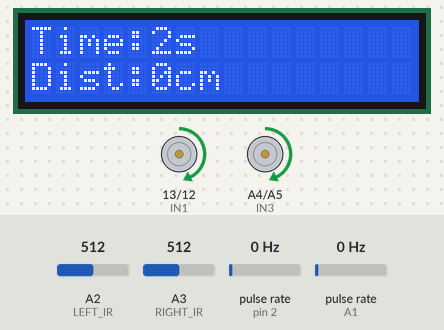
A sketch run on a simulated Arduino Uno, built with avr-gcc and run on an emulated ATmega328P. Shown: 16×2 character LCD, motor-driver pin pairs drawn as motors (green arrow = first pin HIGH = forward, orange = second pin HIGH = backward, longer = more drive, scaled by the enable pin). Wiring (inferred from the names in the program): 2 × pulse sensor: data pin 2 / data A1. The inputs (shaded band) are chosen by the test bench; at power-on: pulse rate (sensors on pin 2, A1) 0 Hz, A2 (LEFT_IR) = 512, A3 (RIGHT_IR) = 512.

Above: at 2.2 s.
2.3 s: pulse rate (sensor on pin 2) set to 15 Hz
At 3.68 s:
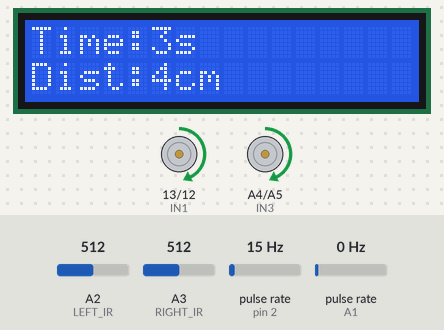
4.1 s: pulse rate (sensor on pin 2) set to 18 Hz
At 4.99 s:
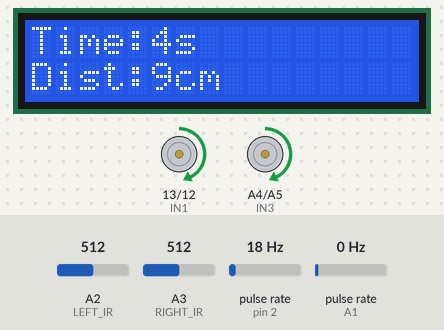
7.1 s: A2 (LEFT_IR) set to 716
At 7.91 s:
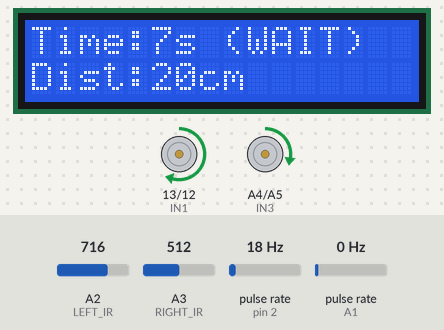
9.6 s: A3 (RIGHT_IR) set to 543
At 10.74 s:
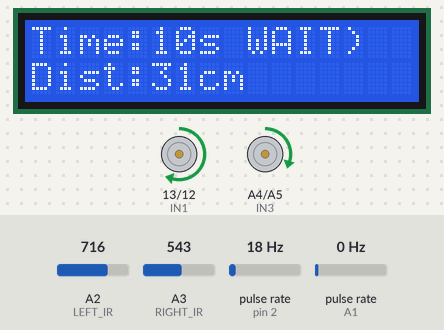
12.4 s: A3 (RIGHT_IR) set to 563
At 13.3 s:
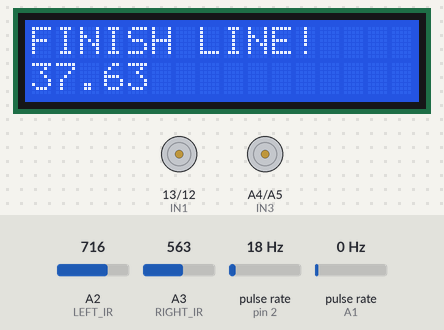
Timing chart, 0 to 14.9 s (numbered marks = the images above; inputs shaded):
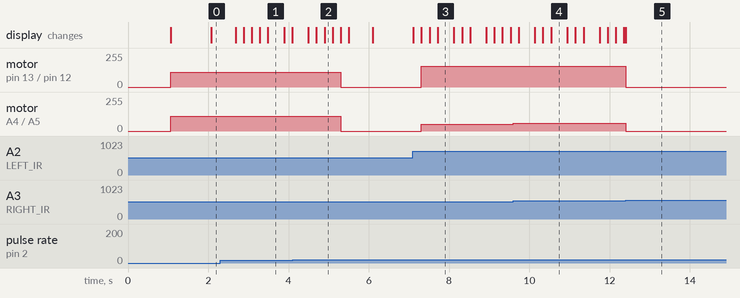

Measured:
- the behaviour switches between 550 and 551 on A3 (RIGHT_IR) (found by bisection; images 4 and 5)
- after the input at 7.1 s, motor on pin 13 (IN1) / pin 12 (IN2): stopped → forward 154/255 after 0.21 s; motor on A4 (IN3) / A5 (IN4): stopped → forward 52/255 after 0.21 s
- after the input at 9.6 s, motor on A4 (IN3) / A5 (IN4): forward 52/255 → forward 60/255 at once
- after the input at 12.4 s, motor on pin 13 (IN1) / pin 12 (IN2): forward 154/255 → stopped at once; motor on A4 (IN3) / A5 (IN4): forward 60/255 → stopped at once; the display: changes at once (image 5)
- what the display in image 1 shows lasts 0.4 s, from 3.5 s to 3.9 s

The sketch:

projectweek3_task1.ino
```cpp
#include <LiquidCrystal.h>

LiquidCrystal lcd(8, 9, 4, 5, 6, 7);

//MOTOR PINS
#define ENA 11
#define IN1 13
#define IN2 12
#define ENB 3
#define IN3 A4
#define IN4 A5

//IR SENSORS
#define LEFT_IR  A2
#define RIGHT_IR A3

//ENCODERS
#define LEFT_ENCODER  2
#define RIGHT_ENCODER A1
volatile long leftTicks = 0;
volatile long rightTicks = 0;
long prevLeftTicks = 0;
long prevRightTicks = 0;
float distance = 0.0;
float cmPerTick = 0.43;

int baseSpeed = 110;
int blackThreshold = 550; //threshold for black line

//PID TUNING
float Kp = 0.25;
float Kd = 20.0;
float Ki = 0.00;

//STATES
float lastError = 0;
unsigned long prevLCDTime = 0;
volatile byte lastA1State = 0;
bool finished = false;
bool hasStoppedAt10 = false; //FOR 10CM STOP


//INTERRUPT ROUTINES (ISR)
void leftISR() {
  leftTicks++;
}

ISR(PCINT1_vect) {
  byte currentA1 = digitalRead(RIGHT_ENCODER);
  if (currentA1 == HIGH && lastA1State == LOW) {
    rightTicks++;
  }
  lastA1State = currentA1;
}

//MOTOR CONTROL
void setMotors(int leftSpd, int rightSpd) {
  leftSpd = constrain(leftSpd, -255, 255);
  rightSpd = constrain(rightSpd, -255, 255);

  //LEFT MOTORS
  if (leftSpd >= 0) {
    analogWrite(ENB, leftSpd);
    digitalWrite(IN3, HIGH);
    digitalWrite(IN4, LOW);
  } else {
    analogWrite(ENB, abs(leftSpd));
    digitalWrite(IN3, LOW);
    digitalWrite(IN4, HIGH);
  }

  //RIGHT MOTORS
  if (rightSpd >= 0) {
    analogWrite(ENA, rightSpd);
    digitalWrite(IN1, HIGH);
    digitalWrite(IN2, LOW);
  } else {
    analogWrite(ENA, abs(rightSpd));
    digitalWrite(IN1, LOW);
    digitalWrite(IN2, HIGH);
  }
}

// SETUP
void setup() {
  pinMode(ENA, OUTPUT);
  pinMode(IN1, OUTPUT);
  pinMode(IN2, OUTPUT);
  pinMode(ENB, OUTPUT);
  pinMode(IN3, OUTPUT);
  pinMode(IN4, OUTPUT);

  pinMode(LEFT_IR, INPUT);
  pinMode(RIGHT_IR, INPUT);

  pinMode(LEFT_ENCODER, INPUT_PULLUP);
  attachInterrupt(digitalPinToInterrupt(LEFT_ENCODER), leftISR, RISING);

  pinMode(RIGHT_ENCODER, INPUT_PULLUP);

  cli();
  PCICR |= (1 << PCIE1);
  PCMSK1 |= (1 << PCINT9);
  sei();

  lcd.begin(16, 2);
  lcd.print("Calibrated Ready");
  delay(1000);
  lcd.clear();
}

//MAIN LOOP
void loop() {
  if (finished) return; // Do nothing if finished

  //READ SENSORS
  int leftVal = analogRead(LEFT_IR);
  int rightVal = analogRead(RIGHT_IR);

  //THRESHOLD CHECK
  bool isLeftBlack = (leftVal > blackThreshold);
  bool isRightBlack = (rightVal > blackThreshold);

  //STOP AT 10CM
  if (distance >= 10.0 && !hasStoppedAt10) {
    // 1. Stop Motors
    setMotors(0, 0);

    //WAIT 2 SECONDS
    unsigned long pauseStart = millis();
    while (millis() - pauseStart < 2000) {
       //UPDATE LCD TIMER
       unsigned long currentM = millis();
       if (currentM - prevLCDTime > 200) {
          prevLCDTime = currentM;
          lcd.setCursor(0, 0);
          lcd.print("Time:");
          lcd.print(currentM / 1000);
          lcd.print("s (WAIT)");

          lcd.setCursor(0, 1);
          lcd.print("Dist:");
          lcd.print(distance, 0);
          lcd.print("cm ");
       }
    }

    //RESUME LINE FOLLOWING
    hasStoppedAt10 = true; // Mark done so it doesn't happen again
    // Loop continues below to normal PID...
  }

  //FINISH LINE CHECK
  if (isLeftBlack && isRightBlack) {
  setMotors(0, 0);
  lcd.clear();
  lcd.setCursor(0, 0);
  lcd.print("FINISH LINE!");
  lcd.setCursor(0, 1);
  lcd.print(distance);
  finished = true;
  while(1); // Stop execution permanently
  }

  //ERROR CALC
  float error = 0;

  //CORNER MEMORY
  if (isLeftBlack && isRightBlack) {
    if (lastError > 0) error = 800;      // Keep Hard Right
    else if (lastError < 0) error = -800; // Keep Hard Left
  }
  else {
    //DIFFERENTIAL CALC
    error = rightVal - leftVal;

    // DEADBAND FILTER
    if (abs(error) < 30) error = 0;
  }

  //PID CALC
  float P = error;
  float D = error - lastError;
  lastError = error;

  float correction = (Kp * P) + (Kd * D);

  //CORRECTION CALC
  int speedReduction = abs(correction) * 0.15;
  int currentBaseSpeed = baseSpeed - speedReduction;
  currentBaseSpeed = max(currentBaseSpeed, 60);

  int leftSpeed = currentBaseSpeed + correction;
  int rightSpeed = currentBaseSpeed - correction;

  setMotors(leftSpeed, rightSpeed);

  //LCD DISPLAY
  unsigned long currentMillis = millis();

  if (currentMillis - prevLCDTime > 200) {
    prevLCDTime = currentMillis;

    long dLeft = leftTicks - prevLeftTicks;
    long dRight = rightTicks - prevRightTicks;
    prevLeftTicks = leftTicks;
    prevRightTicks = rightTicks;

    float ticksAverage = (dLeft + dRight) / 2.0;
    distance += ticksAverage * cmPerTick;

    lcd.setCursor(0, 0);
    lcd.print("Time:");
    lcd.print(currentMillis / 1000);
    lcd.print("s ");

    lcd.setCursor(0, 1);
    lcd.print("Dist:");
    lcd.print(distance, 0); // Removed decimal for cleaner look at high numbers
    lcd.print("cm ");
  }

  delay(2);
}
```
